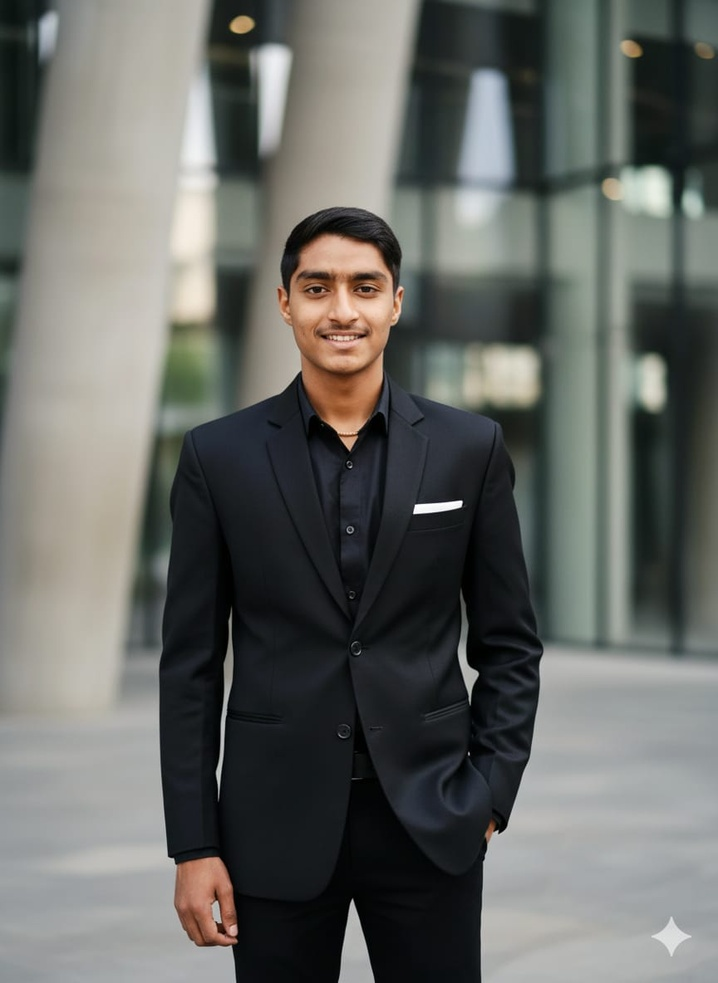
#> input picture Computer_Vision_Unit_II/03_Contrast_Stretching/input.jpg, 718 x 983 px, shrunk from 864 x 1184 before the run
$ python program.py
#> lines starting #> are read from the running program, lines starting #| are printed output that depends on the picture
import cv2
import numpy as np

img = cv2.imread("input.jpg")
#> img is the input picture: shape (983, 718, 3); mean B, G, R 100.4, 104.3, 102.3

if img is None:
    print("Error: input.jpg nahi mili!")
    exit()

gray = cv2.cvtColor(img, cv2.COLOR_BGR2GRAY)
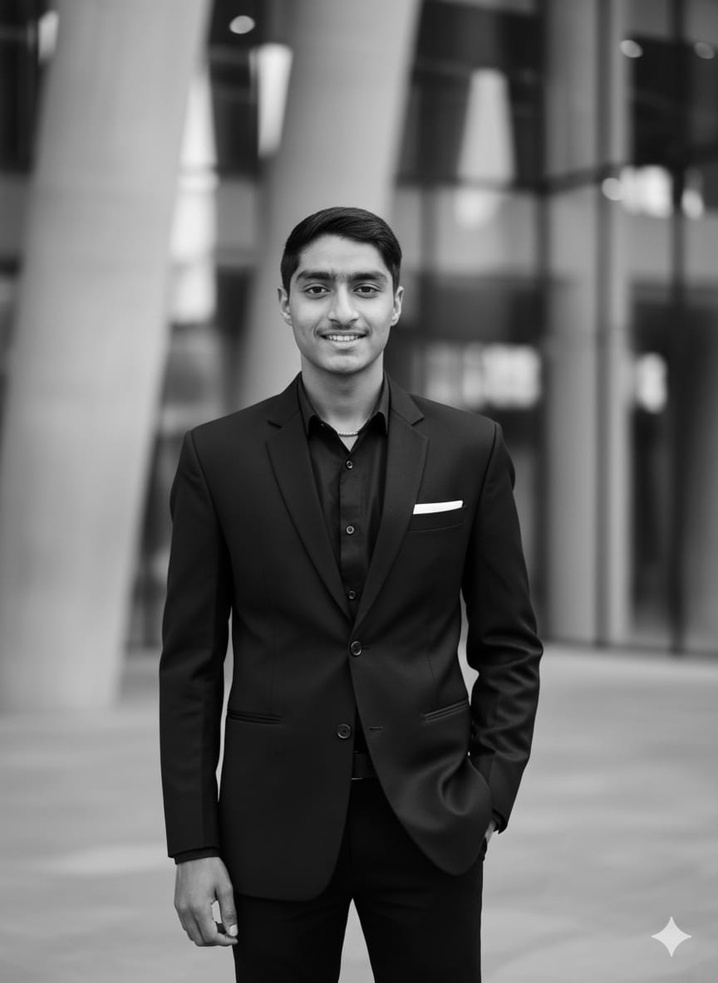
#> gray: shape (983, 718); min 0, max 255, mean 103.2

min_val = np.min(gray)
#> min_val = 0
max_val = np.max(gray)
#> max_val = 255

output = ((gray - min_val) / (max_val - min_val) * 255).astype(np.uint8)

cv2.imwrite("output.png", output)

cv2.imshow("Original", gray)
cv2.imshow("Contrast Stretching", output)

cv2.waitKey(0)
cv2.destroyAllWindows()
